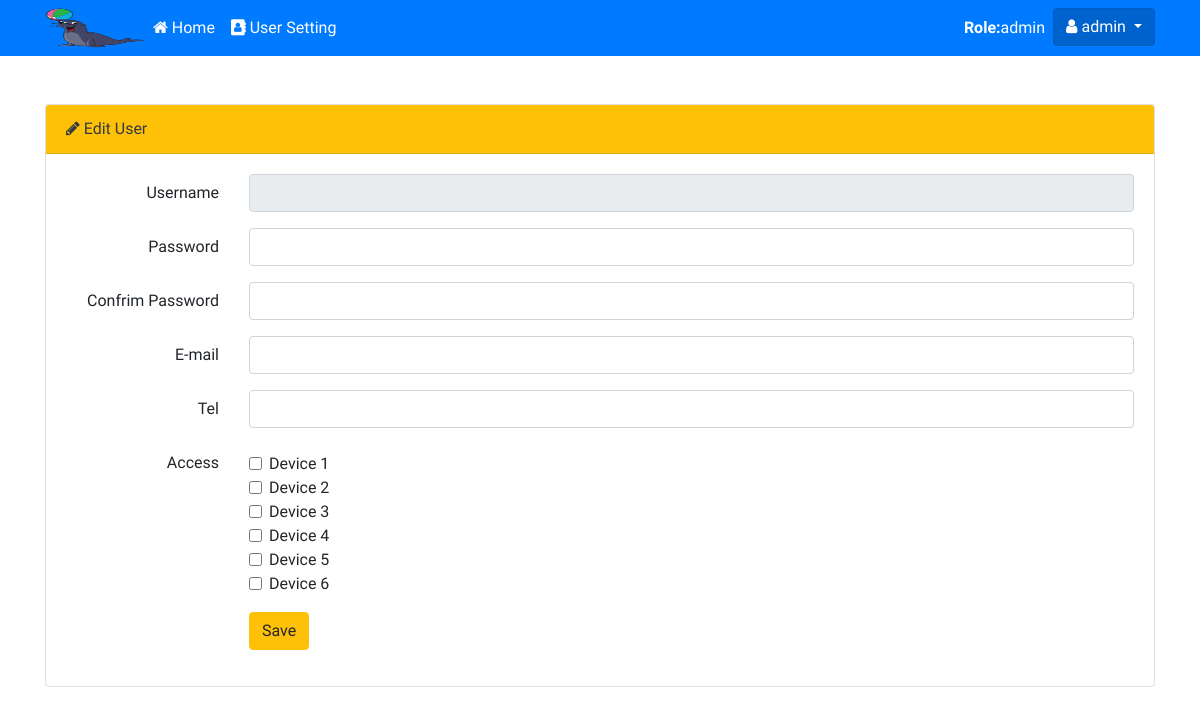
The app's page /admin/edit_user.php (signed in) with its own data.
### tables this page shows
CREATE TABLE `tbl_device` (
  `dv_id` int(10) NOT NULL,
  `dv_name` varchar(255) NOT NULL,
  `dv_detail` varchar(255) NOT NULL,
  `dv_t_min` varchar(25) NOT NULL,
  `dv_t_max` varchar(25) NOT NULL,
  `dv_s_min` varchar(25) NOT NULL,
  `dv_s_max` varchar(25) NOT NULL,
  `dv_line_tk` varchar(100) NOT NULL
);

### functions.php (called while the page is built, shortened)
<?php
class dbcon
{
    public function __construct()
    {
        $this->dbcon = new mysqli(DB_SERVER, DB_USER, DB_PASS, DB_NAME);
    }
    function fetch_user_id($id)
    {
        $result = $this->dbcon->query("SELECT * FROM tbl_user WHERE u_id='$id' ");
        return $result;
    }
    function get_user_permission($sess_id)
    {
        $result_check = $this->dbcon->query("SELECT u_id,u_permission FROM tbl_user WHERE u_id='$sess_id' ");
        $fetch_check = $result_check->fetch_array();
        $explode = explode(",", $fetch_check['u_permission']);
        return $explode;
    }
    function listCheckBoxDevice()
    {
        $result =  $this->dbcon->query("SELECT * FROM tbl_device  ORDER BY dv_id ASC");
        return $result;
    }
}

### admin/edit_user.php (the view, shortened to what this page needs)
<?php include_once('header.php'); ?>
<?php
$obj_dbcon = new dbcon;
$your_id = $obj_dbcon->fetch_user_id($_GET['u_id']);
$fetch_your_id = $your_id->fetch_array();
$u_id = $_GET['u_id'];
?>
</head>
<body>
    <?php require_once('import_navbar.php'); ?>
    <div class="container mt-5">
        <div class="card">
            <div class="card-header bg-warning text-dark">
            <i class="fa fa-pencil" aria-hidden="true"></i> Edit User
            </div>
            <div class="card-body">
                <form method="POST">
                    <div class="form-group row">
                        <label for="txt_user" class="col-sm-2 col-form-label text-sm-right">Username</label>
                        <div class="col-sm-10">
                            <input name="txt_user" readonly type="text" class="form-control" id="txt_user" value="<?php echo$fetch_your_id['u_user']; ?>">
                        </div>
                    </div>
                    <div class="form-group row">
                        <label for="txt_pass" class="col-sm-2 col-form-label text-sm-right">Password</label>
                        <div class="col-sm-10">
                            <input name="txt_pass" type="password" class="form-control" id="txt_pass" value="<?php echo$fetch_your_id['u_pass']; ?>">
                        </div>
                    </div>
                    <div class="form-group row">
                        <label for="txt_pass" class="col-sm-2 col-form-label text-sm-right">Confrim Password</label>
                        <div class="col-sm-10">
                            <input name="txt_pass_check" type="password" class="form-control" id="txt_pass" value="<?php echo$fetch_your_id['u_pass']; ?>">
                        </div>
                    </div>
                    <div class="form-group row">
                        <label for="txt_email" class="col-sm-2 col-form-label text-sm-right">E-mail</label>
                        <div class="col-sm-10">
                            <input name="txt_email" type="email" class="form-control" id="txt_email" value="<?php echo$fetch_your_id['u_email']; ?>">
                        </div>
                    </div>
                    <div class="form-group row">
                        <label for="txt_tel" class="col-sm-2 col-form-label text-sm-right">Tel</label>
                        <div class="col-sm-10">
                            <input name="txt_tel" type="text" class="form-control" id="txt_tel" maxlength="10" value="<?php echo$fetch_your_id['u_tel']; ?>">
                        </div>
                    </div>
                    <div class="form-group row">
                        <label for="txt_tel" class="col-sm-2 col-form-label text-sm-right">Access</label>
                        <div class="col-sm-10 mt-2">
                            <?php
                                $obj_list = new dbcon();
                                $sql_list = $obj_list->listCheckBoxDevice();
                                while($sql_list_row = $sql_list->fetch_array()){
                            ?>
                            <div class="form-check">
                                <input name="permission[]" class="form-check-input" type="checkbox" value="<?php echo$sql_list_row['dv_id'];?>" id="defaultCheck<?php echo$sql_list_row['dv_id'];?>"
                                    <?php
                                        $obj_checkbox = new dbcon();
                                        $array_permission = $obj_checkbox->get_user_permission($u_id);
                                        foreach($array_permission as $listbox){
                                            if($sql_list_row['dv_id']==$listbox){ echo 'checked';}
                                        }
                                    ?>
                                >
                                <label class="form-check-label" for="defaultCheck<?php echo$sql_list_row['dv_id'];?>"><?php echo$sql_list_row['dv_name'];?></label>
                            </div>
                                <?php } ?>
                        </div>
                    </div>
                    <div class="form-group row">
                        <label for="inputPassword3" class="col-sm-2 col-form-label text-right"></label>
                        <div class="col-sm-10">
                            <input type="submit" name="submit" class="btn btn-warning" value="Save">
                        </div>
                    </div>
                </form>
            </div>
        </div>
    </div>
</body>
</html>

### css/style.css (style rules this page uses)
body { font-family: 'Sarabun', sans-serif; }

### records on screen
tbl_device: dv_name "Device 1"
tbl_device: dv_name "Device 2"
tbl_device: dv_name "Device 3"
tbl_device: dv_name "Device 4"
tbl_device: dv_name "Device 5"
tbl_device: dv_name "Device 6"

### other values on screen
$_SESSION['sess_u_type'] "admin"
$_SESSION['sess_u_user'] "admin"
